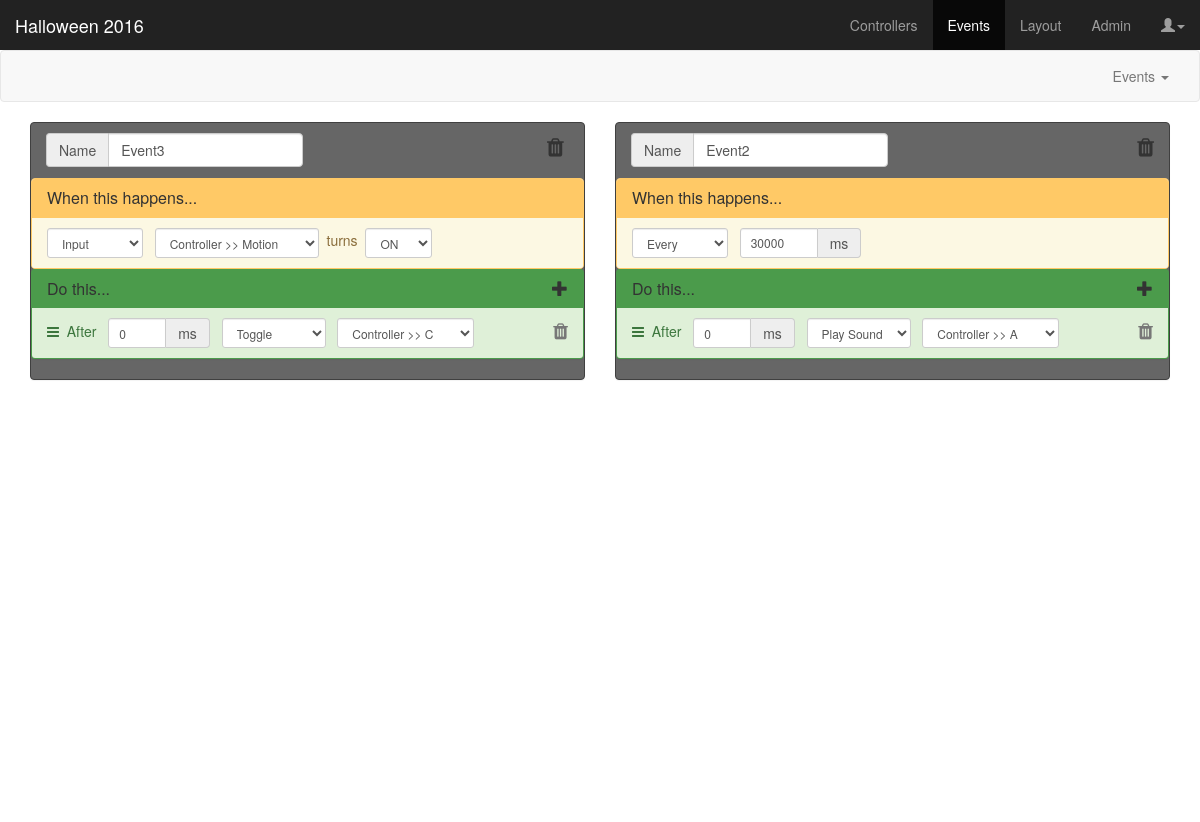
/dashboard, run on the app's committed database.
### app/models.py (models this page shows, shortened)
class Event(db.Model):
	id = db.Column(db.Integer, primary_key=True)
	project_id = db.Column(db.Integer, db.ForeignKey('project.id'))
	name = db.Column(db.String(24))
	loop = db.Column(db.Integer, default=1)
	triggers = db.relationship(
		'Trigger',
		secondary = event_triggers,
		primaryjoin = 'event_triggers.c.event_id == Event.id',
		secondaryjoin = 'event_triggers.c.trigger_id == Trigger.id',
		backref = db.backref('events', lazy='dynamic'),
		lazy = 'dynamic')
	actions = db.relationship(
		'Action',
		secondary = event_actions,
		backref = db.backref('events', lazy='dynamic'),
		lazy = 'dynamic',
		order_by = 'Action.order')
	@property
	def serialize(self):
		return {
			'id': self.id,
			'project_id': self.project_id,
			'name': self.name,
			'loop': self.loop,
			'triggers': self.serialize_triggers,
			'actions': self.serialize_actions
		}
	@property
	def serialize_triggers(self):
		return [item.serialize for item in self.triggers]
	@property
	def serialize_actions(self):
		return [item.serialize for item in self.actions]

class Trigger(db.Model):
	id = db.Column(db.Integer, primary_key=True)
	input_id = db.Column(db.Integer, db.ForeignKey('port.id'))
	triggertype_id = db.Column(db.Integer, db.ForeignKey('triggertype.id'), default=0)
	param1 = db.Column(db.String(8), default='ON')
	param2 = db.Column(db.String(8), default='0')
	@property
	def serialize(self):
		return{
			'id': self.id,
			'input_id': self.input_id,
			'tt_id': self.triggertype_id,
			'param1': self.param1,
			'param2': self.param2
		}

class Controller(db.Model):
	id = db.Column(db.Integer, primary_key=True)
	project_id = db.Column(db.Integer, db.ForeignKey('project.id'))
	color_id = db.Column(db.Integer, db.ForeignKey('color.id'))
	name = db.Column(db.String(25), unique=True)
	ports = db.relationship('Port', backref='controller')

### app/views.py (the view)
@app.route('/dashboard')
def dashboard():
	project = projectname
	controllers = Controller.query.filter(Controller.project_id==projectid)
	if controllers.count() == 0:
		return redirect("/controllers")
	return render_template('dashboard.html',
		title='Dashboard',
		projectname=project,
		inputs=[i.serialize for i in Port.query.filter(Port.type == 'input', Port.state != 'DISABLED')],
		triggertypes=[tt.serialize for tt in Triggertype.query.all()],
		actiontypes=[at.serialize for at in Actiontype.query.all()],
		outputs=[o.serialize for o in Port.query.filter(Port.type == 'output', Port.state != 'DISABLED')],
		sounds=sounds,
		events=[e.serialize for e in Event.query.all()]
	)

### app/models.py (called while the page is built)
	@property
	def serialize(self):
		return {
			'id': self.id,
			'name': self.name,
			'type': self.type,
			'cmd': self.cmd
		}

	@property
	def serialize(self):
		return{
			'id': self.id,
			'name': self.name,
			'type': self.type,
			'cmd': self.cmd
		}

	@property
	def serialize(self):
		return {
			'id': self.id,
			'cid': self.controller_id,
			'cname': self.controller.name,
			'port': self.port,
			'name': self.name,
			'state': self.state,
			'type': self.type,
			'color_id': self.controller.color_id
		}

	@property
	def serialize(self):
		return{
			'id': self.id,
			'order': self.order,
			'output_id': self.output_id,
			'sound_id': self.sound_id,
			'actiontype_id': self.actiontype_id,
			'delay': self.delay,
			'param1': self.param1
		}

### app/templates/dashboard.html (shortened to what this page needs)
{% extends "base.html" %}
{% block content %}
<link href="static/css/dashboard.css" rel="stylesheet">
<nav class="navbar navbar-default">
  <div class="container-fluid">
    <div class="collapse navbar-collapse" id="navbar-collapse-1">
      <ul class="nav navbar-nav navbar-right">
        <li class="dropdown">
        <a href="#" class="dropdown-toggle" data-toggle="dropdown">Events <span class="caret"></span></a>
      </ul>
    </div>
  </div>
</nav>
<div class="container-fluid dashboard">
  <div class="col-md-6 odd-col">
    {% for e in events|selectattr("id", "odd") %}
    <div class="panel panel-event" id="event-{{ e.id }}">
      <form class="form-inline">
        <div class="panel-heading">
          <h3 class="panel-title">
            <div class="form-group">
              <div class="input-group">
                <span class="input-group-addon">Name</span>
                <input type="text" class="form-control update-event" name="eventname" value="{{ e.name }}" />
              </div>
            </div>
            <span class="pull-right">
              <i class="fa fa-trash fa-fw fa-lg form-control-static delete-event" data-eventid="event-{{ e.id }}"></i>
            </span>
          </h3>
        </div>
        <div class="panel panel-trigger">
          <div class="panel-heading">
            <h3 class="panel-title">When this happens...</h3>
          </div>
          <ul class="list-group trigger-list">
            {% for t in e.triggers %}
            <li class="list-group-item list-group-item-warning" id="trigger-{{ t.id }}">
              <select class="form-control triggertype-select update-event input-sm" name="triggertype_id">
                {% for tt in triggertypes %}
                <option value="{{ tt.id }}"{% if t.tt_id == tt.id %} selected{% endif %}>{{ tt.name }}</option>
                {% endfor %}
              </select>&nbsp;&nbsp;
              <span class="trigger-group Input{% if t.tt_id != 0 %} hidden{% endif %}">
                <select class="form-control update-event input-sm" name="port_id">
                  {% for i in inputs %}
                  <option value="{{ i.id }}"{% if t.input_id == i.id %} selected{% endif %}>{{ i.cname }} >> {{ i.name }}</option>
                  {% endfor %}
                </select>
                &nbsp;turns&nbsp;
                <select class="form-control update-event input-sm" name="input-param1">
                  <option value="ON"{% if t.param1 == "ON" %} selected{% endif %}>ON</option>
                </select>
              </span>
            </li>
            {% endfor %}
          </ul>
        </div>
        <div class="panel panel-action">
          <div class="panel-heading">
            <h3 class="panel-title">Do this...<div class="add-action pull-right" data-placement="right" data-toggle="tooltip" title="Add an Action to this Event..." data-eventid="event-{{ e.id }}" data-container="body"><span class="glyphicon glyphicon-plus"></span></div></h3>
          </div>
          <ul class="list-group sortable action-list">
            {% for a in e.actions|sort(attribute='order') %}
            <li class="list-group-item list-group-item-success" id="action-{{ a.id }}">
              <i class="fa fa-bars"></i><span>&nbsp;&nbsp;After&nbsp;&nbsp;</span>
              <div class="input-group">
                <input type="text" class="form-control delay update-event input-sm" name="action-{{ a.id }}-delay" value="{{ a.delay }}" size=3 />
                <span class="input-group-addon">ms</span>
              </div>&nbsp;&nbsp;
              <select class="form-control actiontype-select update-event input-sm" name="action-{{ a.id }}-actiontype_id">
                {% for at in actiontypes %}
                <option value="{{ at.id }}"{% if a.actiontype_id == at.id %} selected{% endif %}>{{ at.name }}</option>
                {% endfor %}
              </select>&nbsp;&nbsp;
              <span class="action-group Turn Toggle Blink">
                <select class="form-control output_id update-event input-sm" name="action-{{ a.id }}-output_id">
                  {% for o in outputs %}
                  <option value="{{ o.id }}"{% if a.output_id == o.id %} selected{% endif %}>{% if o.name|length == 1 %}{{ o.cname }} >> {% endif %}{{ o.name }}</option>
                  {% endfor %}
                </select>&nbsp;&nbsp;
              </span>
              <i class="pull-right fa fa-trash fa-lg form-control-static text-muted delete-action" data-actionid="action-{{ a.id }}" data-eventid="event-{{ e.id }}"></i>
            </li>
            {% endfor %}
          </ul>
        </div>
      </form>
    </div>
    {% endfor %}
  </div>
  <div class="col-md-6 even-col">
    {% for e in events|selectattr("id", "even") %}
    <div class="panel panel-event" id="event-{{ e.id }}">
      <form class="form-inline">
        <div class="panel-heading">
          <h3 class="panel-title">
            <div class="form-group">
              <div class="input-group">
                <span class="input-group-addon">Name</span>
                <input type="text" class="form-control update-event" name="eventname" value="{{ e.name }}" />
              </div>
            </div>
            <span class="pull-right">
              <i class="fa fa-trash fa-lg form-control-static delete-event" data-eventid="event-{{ e.id }}"></i>
            </span>
          </h3>
        </div>
        <div class="panel panel-trigger">
          <div class="panel-heading">
            <h3 class="panel-title">When this happens...</h3>
          </div>
          <ul class="list-group trigger-list">
            {% for t in e.triggers %}
            <li class="list-group-item list-group-item-warning" id="trigger-{{ t.id }}">
              <select class="form-control triggertype-select update-event input-sm" name="triggertype_id">
                {% for tt in triggertypes %}
                <option value="{{ tt.id }}" {% if t.tt_id == tt.id %} selected{% endif %}>{{ tt.name }}</option>
                {% endfor %}
              </select>&nbsp;&nbsp;
              <span class="trigger-group Every{% if t.tt_id != 1 %} hidden{% endif %}">
                <div class="input-group">
                  <input class="form-control update-event input-sm" name="every-param1" value="{% if t.tt_id == 1 %}{{ t.param1 }}{% else %}1000{% endif %}" size=6 />
                  <span class="input-group-addon">ms</span>
                </div>
              </span>
            </li>
            {% endfor %}
          </ul>
        </div>
        <div class="panel panel-action">
          <div class="panel-heading">
            <h3 class="panel-title">Do this...<div class="add-action pull-right" data-placement="right" data-toggle="tooltip" title="Add an Action to this Event..." data-eventid="event-{{ e.id }}" data-container="body"><span class="glyphicon glyphicon-plus"></span></div></h3>
          </div>
          <ul class="list-group sortable action-list">
            {% for a in e.actions|sort(attribute='order') %}
            <li class="list-group-item list-group-item-success" id="action-{{ a.id }}">
              <i class="fa fa-bars"></i><span>&nbsp;&nbsp;After&nbsp;&nbsp;</span>
              <div class="input-group">
                <input type="text" class="form-control delay update-event input-sm" name="action-{{ a.id }}-delay" value="{{ a.delay }}" size=3 />
                <span class="input-group-addon">ms</span>
              </div>&nbsp;&nbsp;
              <select class="form-control actiontype-select update-event input-sm" name="action-{{ a.id }}-actiontype_id">
                {% for at in actiontypes %}
                <option value="{{ at.id }}"{% if a.actiontype_id == at.id %} selected{% endif %}>{{ at.name }}</option>
                {% endfor %}
              </select>&nbsp;&nbsp;
              <span class="action-group Turn Toggle Blink">
                <select class="form-control output_id update-event input-sm" name="action-{{ a.id }}-output_id">
                  {% for o in outputs %}
                  <option value="{{ o.id }}"{% if a.output_id == o.id %} selected{% endif %}>{% if o.name|length == 1 %}{{ o.cname }} >> {% endif %}{{ o.name }}</option>
                  {% endfor %}
                </select>&nbsp;&nbsp;
              </span>
              <i class="pull-right fa fa-trash fa-lg form-control-static text-muted delete-action" data-actionid="action-{{ a.id }}" data-eventid="event-{{ e.id }}"></i>
            </li>
            {% endfor %}
          </ul>
        </div>
      </form>
    </div>
    {% endfor %}          </div>
</div>
{% endblock %}

### app/static/css/dashboard.css (style rules this page uses)
body { padding-top: 50px; }
.dashboard { height: calc(100vh - 100px); }
.panel-trigger { border: 1px solid #FFC966; margin-bottom: 0; }
.panel-trigger > .panel-heading { background-color: #FFC966; }
.panel-action { background-color: #4b9b4b; }
.panel-event { background-color: #666666; border: 1px solid #404040; }

### data on the page
Event: eventname "Event3", delay "0", name "Controller >> C"
Trigger: port_id "Controller >> Motion", input-param1 "ON"
Event: eventname "Event2", delay "0", name "Controller >> A"
Trigger: every-param1 "30000"

### other printed values
{{ projectname }} "Halloween 2016"
form field triggertype_id "Input"
form field value "Toggle"
form field triggertype_id "Every"
form field value "Play Sound"
